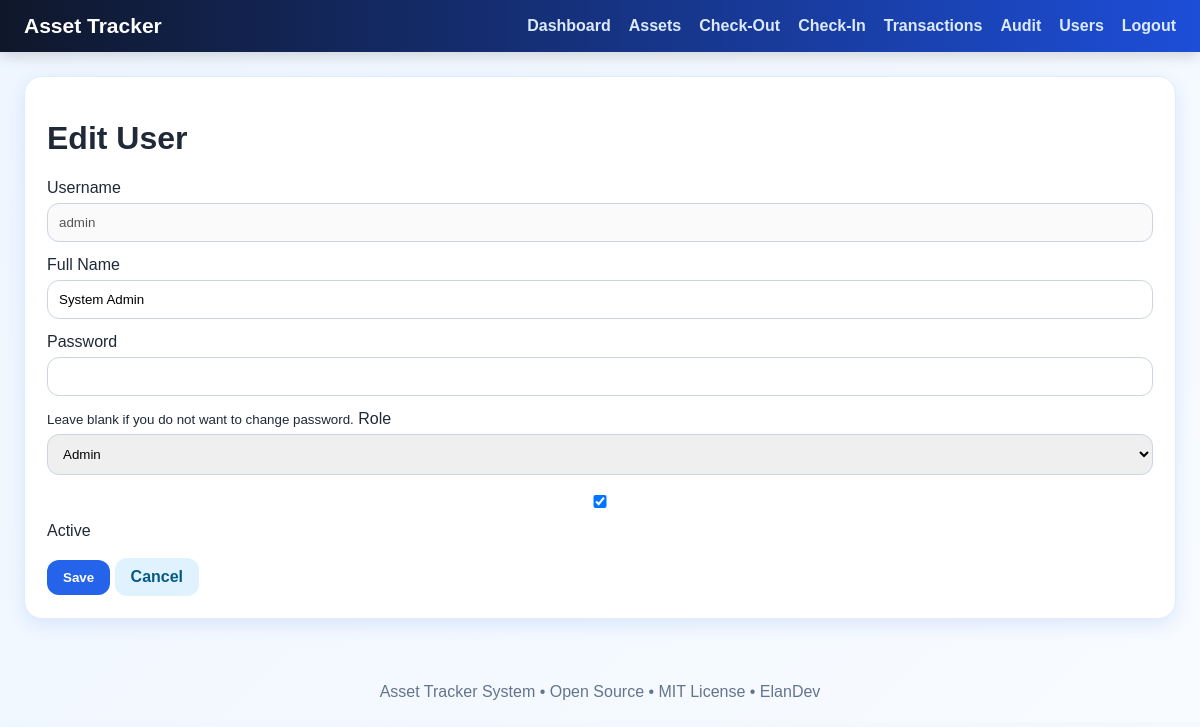
Page /users/edit/1 (signed in) on the committed database.
### app/models/user.py (models this page shows, shortened)
class User(UserMixin, db.Model):
    __tablename__ = "users"
    id = db.Column(db.Integer, primary_key=True)
    username = db.Column(db.String(100), unique=True, nullable=False)
    full_name = db.Column(db.String(150), nullable=False, default="")
    password_hash = db.Column(db.String(255), nullable=False)
    role = db.Column(db.String(50), nullable=False, default="staff")
    active = db.Column(db.Boolean, default=True)

### app/routes/main.py (the view, shortened to what this page needs)
@main.route("/users/edit/<int:user_id>", methods=["GET", "POST"])
@login_required
@admin_required
def edit_user(user_id):
    user = User.query.get_or_404(user_id)
    return render_template("user_form.html", user=user)

### app/__init__.py (called while the page is built)
def create_app():
    app = Flask(__name__)
    base_dir = os.path.abspath(os.path.dirname(os.path.dirname(__file__)))
    db_path = os.path.join(base_dir, "database", "assets.db")
    app.config["SECRET_KEY"] = "change-this-secret-key-later"
    app.config["SQLALCHEMY_DATABASE_URI"] = "sqlite:///" + db_path.replace("\\", "/")
    app.config["SQLALCHEMY_TRACK_MODIFICATIONS"] = False
    db.init_app(app)
    login_manager.init_app(app)
    from app.models.user import User
    @login_manager.user_loader
    def load_user(user_id):
        return User.query.get(int(user_id))
    from app.routes.main import main
    from app.auth.routes import auth
    app.register_blueprint(main)
    app.register_blueprint(auth)
    return app

### app/routes/main.py (called while the page is built)
def admin_required(f):
    @wraps(f)
    def decorated_function(*args, **kwargs):
        if current_user.role != "admin":
            abort(403)
        return f(*args, **kwargs)
    return decorated_function

### app/templates/user_form.html (shortened to what this page needs)
{% extends "base.html" %}
{% block content %}
<div class="card">
    <h1>{{ "Edit User" if user else "Add User" }}</h1>
    <form method="POST">
        {% if not user %}
        <label>Username</label>
        <input name="username" required>
        {% else %}
        <label>Username</label>
        <input value="{{ user.username }}" disabled>
        {% endif %}
        <label>Full Name</label>
        <input name="full_name" value="{{ user.full_name if user else '' }}" required>
        <label>Password</label>
        <input type="password" name="password" {% if not user %}required{% endif %}>
        {% if user %}
        <small>Leave blank if you do not want to change password.</small>
        {% endif %}
        <label>Role</label>
        <select name="role">
            <option value="admin" {% if user and user.role == "admin" %}selected{% endif %}>Admin</option>
        </select>
        <label>
            <input type="checkbox" name="active" {% if not user or user.active %}checked{% endif %}>
            Active
        </label>
        <br><br>
        <button>Save</button>
        <a class="btn btn-light" href="{{ url_for('main.users') }}">Cancel</a>
    </form>
</div>
{% endblock %}

### app/templates/base.html (style rules this page uses)
body { font-family: Arial, sans-serif; margin: 0; background: linear-gradient(135deg, #eef6ff, #f8fbff); color: #1f2937; }
.card { background: white; padding: 22px; border-radius: 18px; box-shadow: 0 6px 18px rgba(37,99,235,.12); margin-bottom: 20px; border: 1px solid #e0ecff; }
input, select, textarea { width: 100%; padding: 11px; margin: 6px 0 14px; border: 1px solid #cbd5e1; border-radius: 12px; box-sizing: border-box; }
button, .btn { background: #2563eb; color: white; border: 0; padding: 10px 16px; border-radius: 12px; text-decoration: none; cursor: pointer; display: inline-block; font-weight: 600; }
.btn-light { background: #e0f2fe; color: #075985; }

### rows in the picture
User: username "admin", full_name "System Admin", role "Admin", active "☑"

### other values in the picture
{{ "Edit User" if user else "Add User" }} "Edit User"
